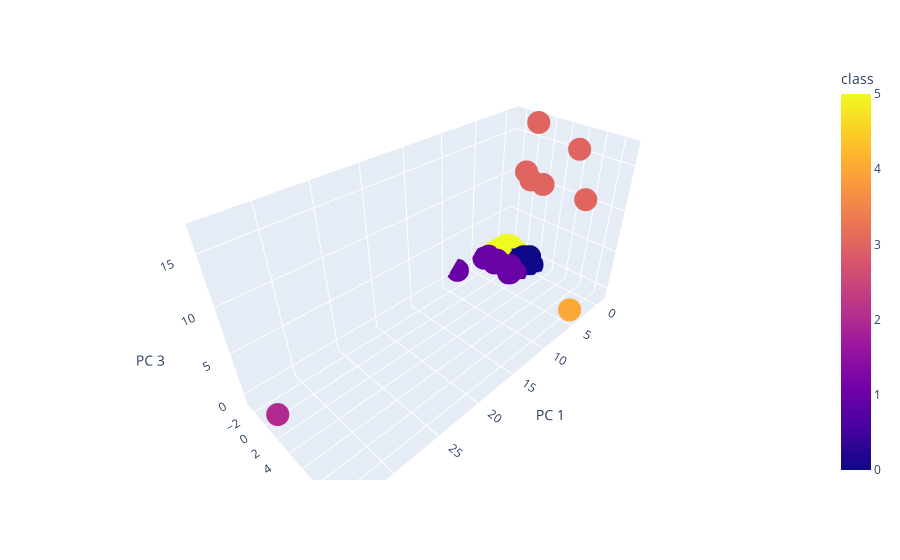

Notebook code for this chart:
### Markdown cell above
### Visualizing Results

#### 3D-Scatter with Clusters

### Code cell
# Create a 3D-Scatter with the PCA data and the clusters
fig = px.scatter_3d(clustered_df, x="PC 1", y="PC 2", z="PC 3", color="class", hover_name="CoinName", hover_data=["Algorithm"])
fig.show()

### Figure 1 — Plotly figure (JSON) as saved in the notebook; plotly's stock layout.template omitted (floating-point values rounded to 4 significant figures; data arrays with more than 128 entries replaced by an {"elided": "..."} marker saying what was removed)
{"data": [{"customdata": {"elided": "533x1 str values"}, "hovertemplate": "<b>%{hovertext}</b><br><br>PC 1=%{x}<br>PC 2=%{y}<br>PC 3=%{z}<br>Algorithm=%{customdata[0]}<br>class=%{marker.color}<extra></extra>", "hovertext": {"elided": "533 str values"}, "legendgroup": "", "marker": {"color": {"elided": "533 int values"}, "coloraxis": "coloraxis", "symbol": "circle"}, "mode": "markers", "name": "", "scene": "scene", "showlegend": false, "type": "scatter3d", "x": {"elided": "533 float values"}, "y": {"elided": "533 float values"}, "z": {"elided": "533 float values"}}], "layout": {"coloraxis": {"colorbar": {"title": {"text": "class"}}, "colorscale": [[0, "#0d0887"], [0.1111, "#46039f"], [0.2222, "#7201a8"], [0.3333, "#9c179e"], [0.4444, "#bd3786"], [0.5556, "#d8576b"], [0.6667, "#ed7953"], [0.7778, "#fb9f3a"], [0.8889, "#fdca26"], [1, "#f0f921"]]}, "legend": {"tracegroupgap": 0}, "margin": {"t": 60}, "scene": {"domain": {"x": [0, 1], "y": [0, 1]}, "xaxis": {"title": {"text": "PC 1"}}, "yaxis": {"title": {"text": "PC 2"}}, "zaxis": {"title": {"text": "PC 3"}}}}}
